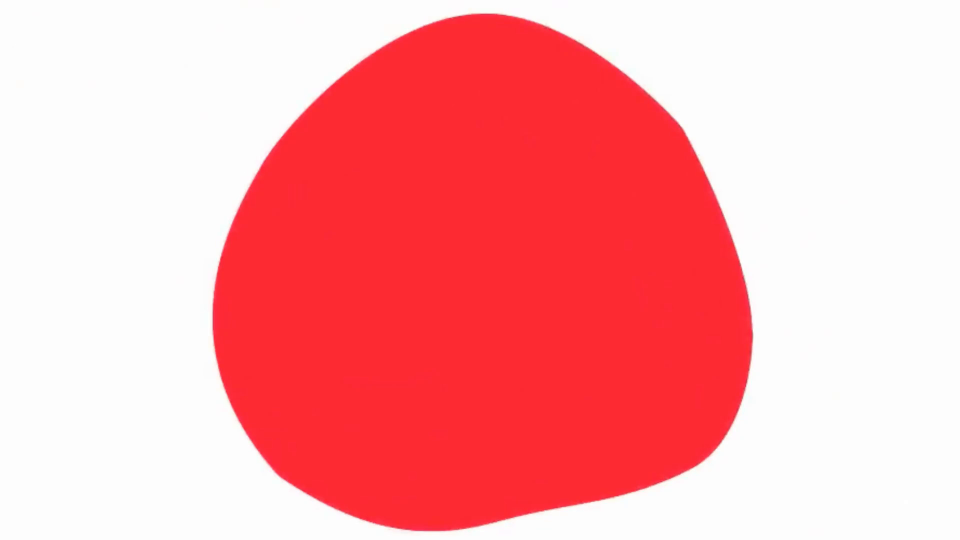
#> input picture frame 46 of colors.mp4, 1920 x 1080 px (shown at 1/2 size)
$ python color_recognition.py
#> lines starting #> are read from the running program, lines starting #| are printed output that depends on the picture; after the words box and inside, x2 and y2 are one past the last pixel; in counts of white or black regions, pixels touching at a corner belong together
import cv2

def get_color_name(b, g, r):
    if r < 50 and g < 50 and b < 50:
        return "Black"
    elif r > 200 and g > 200 and b > 200:
        return "White"
    elif r > 200 and g > 200 and b < 150:
        return "Yellow"

    if g > r and g > b:
        return "Green"
    elif r > g and r > b:
        return "Red"
    elif b > r and b > g:
        return "Blue"
    else:
        return "Other"

cap = cv2.VideoCapture("colors.mp4")

while cap.isOpened():
    ret, frame = cap.read()
#> frame is the input picture: shape (1080, 1920, 3); mean B, G, R 169.2, 165.7, 252.9
    if not ret:
        break

    frame = cv2.resize(frame, (640, 480))
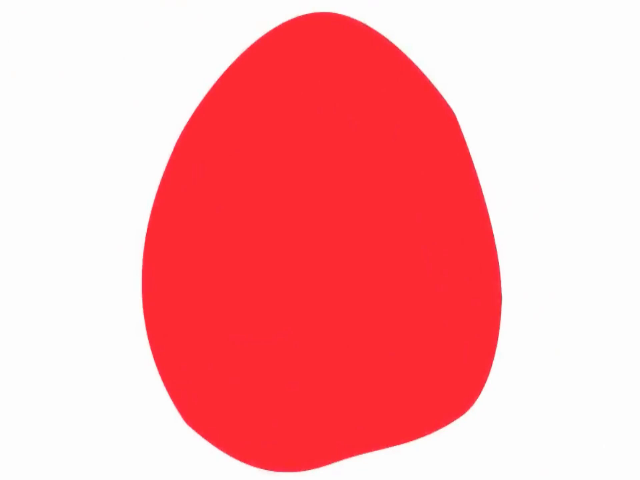
#> frame: shape (480, 640, 3); mean B, G, R 169.2, 165.7, 252.9

    height, width, _ = frame.shape
#> height = 480; width = 640
    center_x = width // 2
#> center_x = 320
    center_y = height // 2
#> center_y = 240

    b, g, r = frame[center_y, center_x]
#> b = 50; g = 42; r = 253
    color_name = get_color_name(b, g, r)
#> color_name = 'Red'

    cv2.circle(frame, (center_x, center_y), 5, (255, 255, 255), -1)
#> frame: shape (480, 640, 3); 0.03% of pixels changed, all inside (x1, y1, x2, y2) = (315, 235, 326, 246)
    color = (int(b), int(g), int(r))
#> color = (50, 42, 253)
    cv2.putText(frame, color_name, (10, 50), cv2.FONT_HERSHEY_SIMPLEX, 1, color, 2)
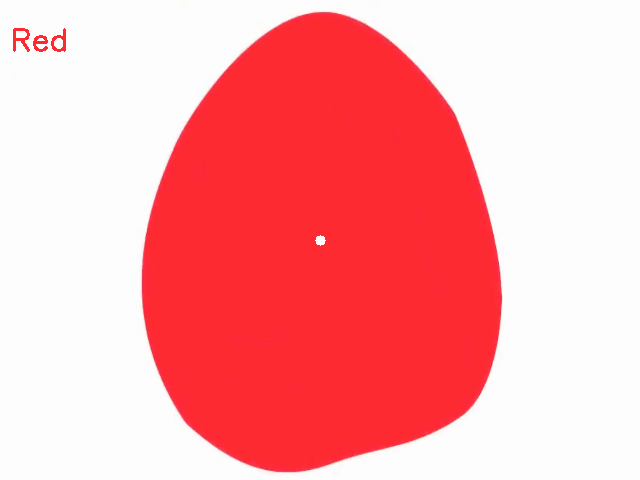
#> frame: shape (480, 640, 3); mean B, G, R 168.9, 165.4, 252.9

    cv2.imshow("Color Detection", frame)

    if cv2.waitKey(25) & 0xFF == ord('q'):
#> (key q is pressed here)
        break

cap.release()
cv2.destroyAllWindows()

$ run again, starting later in the video
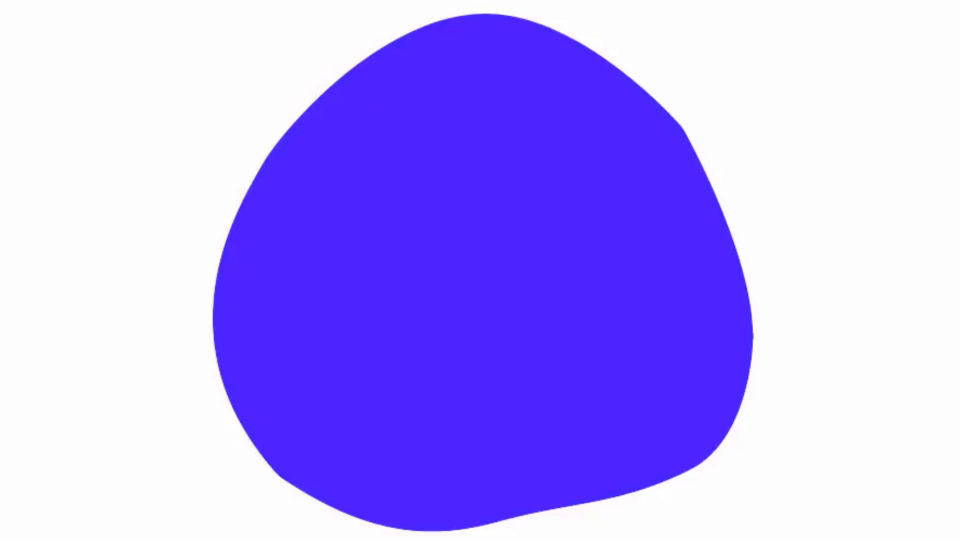
#> input picture frame 209 of colors.mp4, 1920 x 1080 px (shown at 1/2 size)
#> frame is the input picture: shape (1080, 1920, 3); mean B, G, R 253.6, 163.2, 180.1
#> `frame = cv2.resize(frame, (640, 480))`:
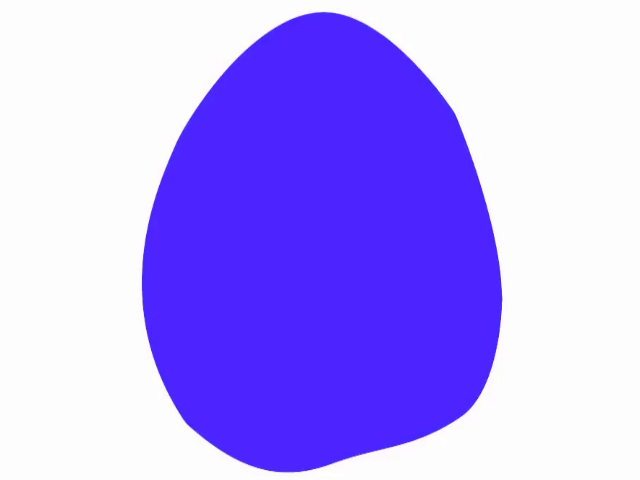
#> frame: shape (480, 640, 3); mean B, G, R 253.6, 163.2, 180.1
#> b = 255; g = 36; r = 77
#> color_name = 'Blue'
#> color = (255, 36, 77)
#> `cv2.putText(frame, color_name, (10, 50), cv2.FONT_HERSHEY_SIMPLEX, 1, ..`:
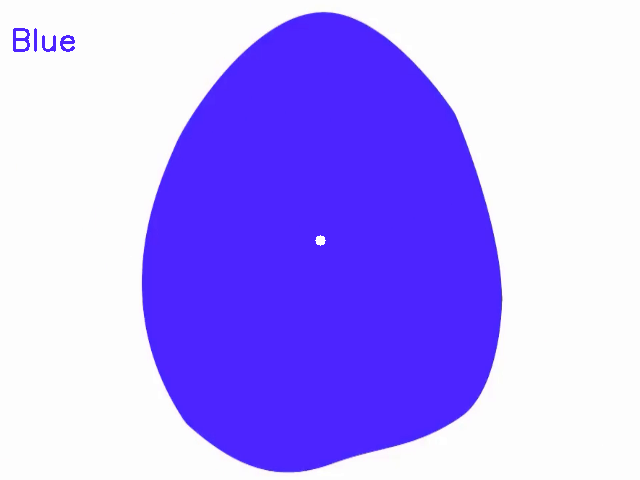
#> frame: shape (480, 640, 3); mean B, G, R 253.6, 162.9, 179.8

$ run again, starting later in the video
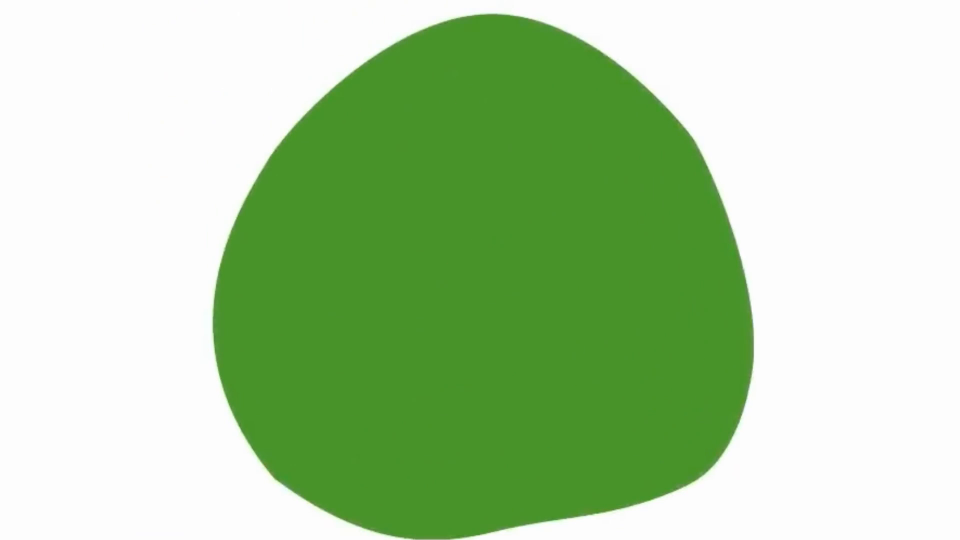
#> input picture frame 372 of colors.mp4, 1920 x 1080 px (shown at 1/2 size)
#> frame is the input picture: shape (1080, 1920, 3); mean B, G, R 163, 207.9, 176.2
#> `frame = cv2.resize(frame, (640, 480))`:
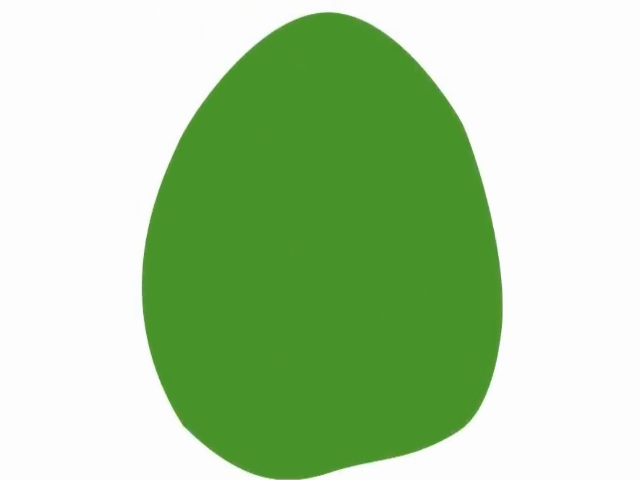
#> frame: shape (480, 640, 3); mean B, G, R 163, 207.9, 176.2
#> b = 41; g = 147; r = 72
#> color_name = 'Green'
#> color = (41, 147, 72)
#> `cv2.putText(frame, color_name, (10, 50), cv2.FONT_HERSHEY_SIMPLEX, 1, ..`:
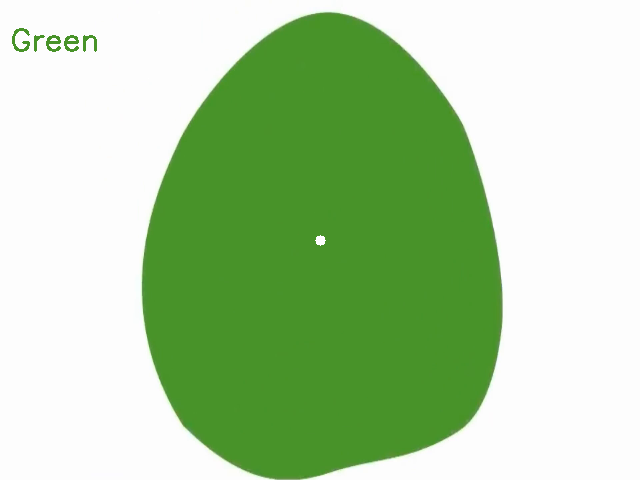
#> frame: shape (480, 640, 3); mean B, G, R 162.7, 207.7, 175.9
